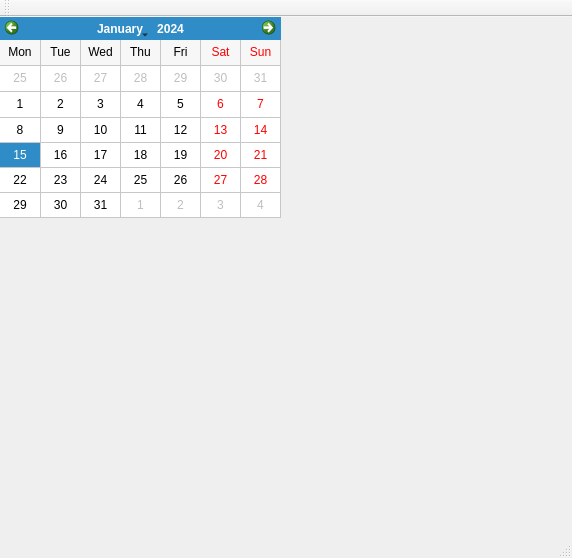
<?xml version="1.0" encoding="UTF-8"?>
<ui version="4.0">
 <class>GameViewer</class>
 <widget class="QMainWindow" name="GameViewer">
  <property name="geometry">
   <rect>
    <x>0</x>
    <y>0</y>
    <width>572</width>
    <height>558</height>
   </rect>
  </property>
  <property name="windowTitle">
   <string>GameViewer</string>
  </property>
  <widget class="QWidget" name="centralWidget">
   <widget class="QCalendarWidget" name="calendarWidget">
    <property name="geometry">
     <rect>
      <x>0</x>
      <y>0</y>
      <width>281</width>
      <height>201</height>
     </rect>
    </property>
    <property name="firstDayOfWeek">
     <enum>Qt::Monday</enum>
    </property>
    <property name="gridVisible">
     <bool>true</bool>
    </property>
    <property name="verticalHeaderFormat">
     <enum>QCalendarWidget::NoVerticalHeader</enum>
    </property>
   </widget>
  </widget>
  <widget class="QMenuBar" name="menuBar">
   <property name="geometry">
    <rect>
     <x>0</x>
     <y>0</y>
     <width>572</width>
     <height>25</height>
    </rect>
   </property>
  </widget>
  <widget class="QToolBar" name="mainToolBar">
   <attribute name="toolBarArea">
    <enum>TopToolBarArea</enum>
   </attribute>
   <attribute name="toolBarBreak">
    <bool>false</bool>
   </attribute>
  </widget>
  <widget class="QStatusBar" name="statusBar"/>
 </widget>
 <layoutdefault spacing="6" margin="11"/>
 <resources/>
 <connections/>
</ui>
